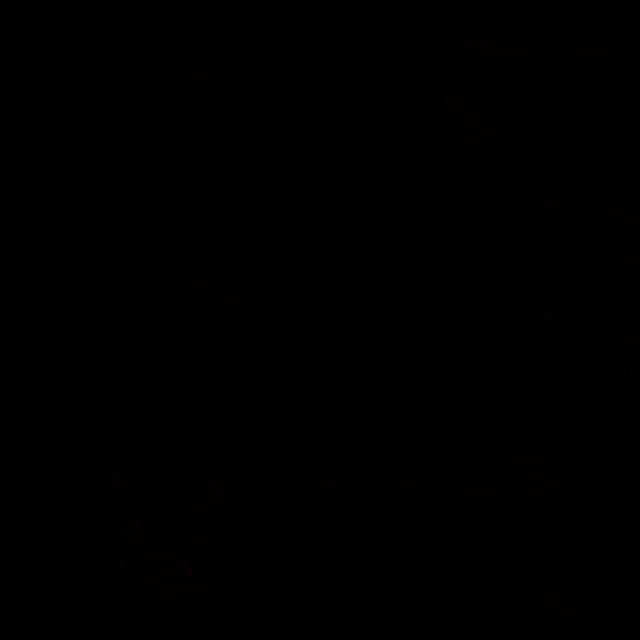
Frame 1 (no input)
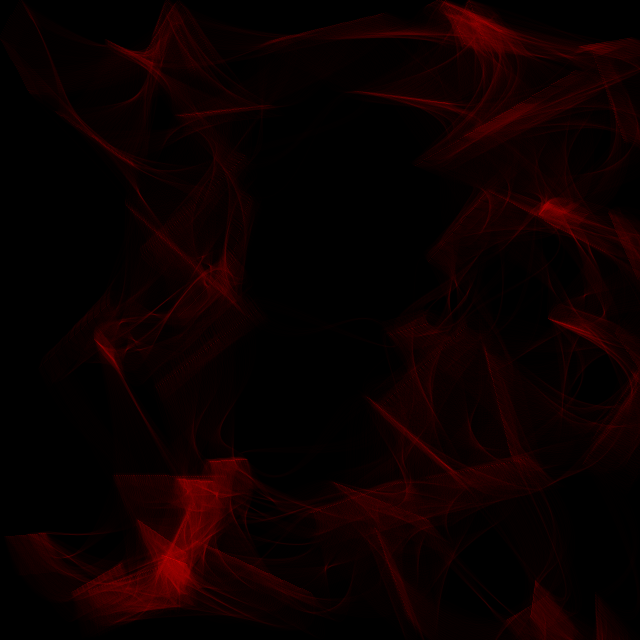
Frame 60 (the mouse pressed at the canvas centre just before this capture)
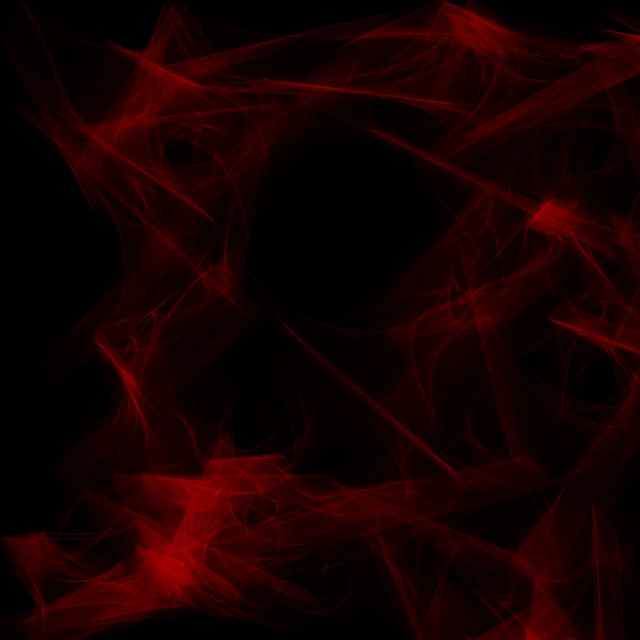
Frame 120 (the mouse held since frame 60 and released just before this capture)

The Processing sketch that drew these frames (run headless with seeded random() and noise(); from frame 60 on, the mouse is pressed at the canvas centre):

// Processing sketch: processing_183128
// ── processing_183128.pde

ArrayList particles = new ArrayList();

void setup(){
  size(640, 640);
  stroke(255, 0, 0, 2);
  background(0);
  for(int i = 0; i < 50; i++){
    particles.add(new Particle(new PVector(random(width), random(height)))); 
  }
}

void draw(){
  for(int i = 0; i < particles.size(); i++){
    Particle p = (Particle) particles.get(i);
    p.move(); 
    p.boundary();
    for(int q = 0; q < particles.size(); q++){
      Particle p2 = (Particle) particles.get(q);
      if(PVector.dist(p.loc, p2.loc) < 150){
        noFill();
        float dx = map(dist(p.loc.x, p2.loc.x, width/2, height/2), 0, width, -50, 50);
        float dy = map(dist(p.loc.y, p2.loc.y, width/2, height/2), 0, width, -50, 50);
        float d2x = map(dist(-p.loc.x, p2.loc.x, width/2, height/2), 0, width, -50, 50);
        float d2y = map(dist(-p.loc.y, p2.loc.y, width/2, height/2), 0, width, -50, 50);
        bezier(p.loc.x, p.loc.y, p.loc.x+dx, p.loc.y+dy, p2.loc.x+d2x, p2.loc.y+d2y, p2.loc.x, p2.loc.y);
      }
    }
  }
}

class Particle {
  PVector loc, vel;
  
  Particle(PVector loc){
    this.loc = loc;
    vel = new PVector(random(-2, 2), random(-2, 2));
  }
  
  void move(){
    loc.add(vel); 
  }
  
  void boundary(){
    if(loc.x < 0) vel.x *= -1;
    if(loc.x > width) vel.x *= -1;
    if(loc.y < 0) vel.y *= -1;
    if(loc.y > height) vel.y *= -1;
  }
}
